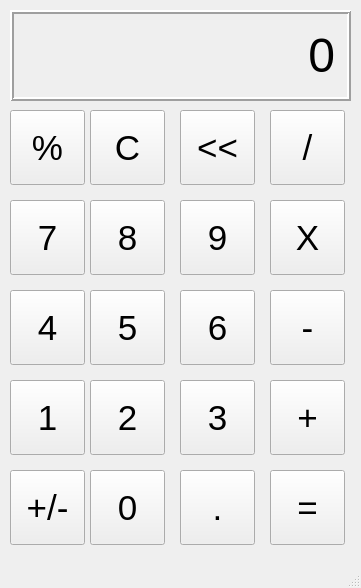
<?xml version="1.0" encoding="UTF-8"?>
<ui version="4.0">
 <class>MainWindow</class>
 <widget class="QMainWindow" name="MainWindow">
  <property name="geometry">
   <rect>
    <x>0</x>
    <y>0</y>
    <width>361</width>
    <height>588</height>
   </rect>
  </property>
  <property name="windowTitle">
   <string>Calculator</string>
  </property>
  <widget class="QWidget" name="centralwidget">
   <widget class="QLabel" name="OutputLabel">
    <property name="geometry">
     <rect>
      <x>10</x>
      <y>10</y>
      <width>341</width>
      <height>91</height>
     </rect>
    </property>
    <property name="font">
     <font>
      <pointsize>36</pointsize>
     </font>
    </property>
    <property name="frameShape">
     <enum>QFrame::Box</enum>
    </property>
    <property name="frameShadow">
     <enum>QFrame::Raised</enum>
    </property>
    <property name="lineWidth">
     <number>2</number>
    </property>
    <property name="text">
     <string>0</string>
    </property>
    <property name="alignment">
     <set>Qt::AlignRight|Qt::AlignTrailing|Qt::AlignVCenter</set>
    </property>
    <property name="margin">
     <number>10</number>
    </property>
   </widget>
   <widget class="QPushButton" name="percentButton">
    <property name="geometry">
     <rect>
      <x>10</x>
      <y>110</y>
      <width>75</width>
      <height>75</height>
     </rect>
    </property>
    <property name="font">
     <font>
      <pointsize>26</pointsize>
     </font>
    </property>
    <property name="text">
     <string>%</string>
    </property>
   </widget>
   <widget class="QPushButton" name="cButton">
    <property name="geometry">
     <rect>
      <x>90</x>
      <y>110</y>
      <width>75</width>
      <height>75</height>
     </rect>
    </property>
    <property name="font">
     <font>
      <pointsize>26</pointsize>
     </font>
    </property>
    <property name="text">
     <string>C</string>
    </property>
   </widget>
   <widget class="QPushButton" name="aerrowButton">
    <property name="geometry">
     <rect>
      <x>180</x>
      <y>110</y>
      <width>75</width>
      <height>75</height>
     </rect>
    </property>
    <property name="font">
     <font>
      <pointsize>26</pointsize>
     </font>
    </property>
    <property name="text">
     <string>&lt;&lt;</string>
    </property>
   </widget>
   <widget class="QPushButton" name="devideButton">
    <property name="geometry">
     <rect>
      <x>270</x>
      <y>110</y>
      <width>75</width>
      <height>75</height>
     </rect>
    </property>
    <property name="font">
     <font>
      <pointsize>26</pointsize>
     </font>
    </property>
    <property name="text">
     <string>/</string>
    </property>
   </widget>
   <widget class="QPushButton" name="eightButton">
    <property name="geometry">
     <rect>
      <x>90</x>
      <y>200</y>
      <width>75</width>
      <height>75</height>
     </rect>
    </property>
    <property name="font">
     <font>
      <pointsize>26</pointsize>
     </font>
    </property>
    <property name="text">
     <string>8</string>
    </property>
   </widget>
   <widget class="QPushButton" name="sevenButton">
    <property name="geometry">
     <rect>
      <x>10</x>
      <y>200</y>
      <width>75</width>
      <height>75</height>
     </rect>
    </property>
    <property name="font">
     <font>
      <pointsize>26</pointsize>
     </font>
    </property>
    <property name="text">
     <string>7</string>
    </property>
   </widget>
   <widget class="QPushButton" name="multiplyButton">
    <property name="geometry">
     <rect>
      <x>270</x>
      <y>200</y>
      <width>75</width>
      <height>75</height>
     </rect>
    </property>
    <property name="font">
     <font>
      <pointsize>26</pointsize>
     </font>
    </property>
    <property name="text">
     <string>X</string>
    </property>
   </widget>
   <widget class="QPushButton" name="nineButton">
    <property name="geometry">
     <rect>
      <x>180</x>
      <y>200</y>
      <width>75</width>
      <height>75</height>
     </rect>
    </property>
    <property name="font">
     <font>
      <pointsize>26</pointsize>
     </font>
    </property>
    <property name="text">
     <string>9</string>
    </property>
   </widget>
   <widget class="QPushButton" name="fiveButton">
    <property name="geometry">
     <rect>
      <x>90</x>
      <y>290</y>
      <width>75</width>
      <height>75</height>
     </rect>
    </property>
    <property name="font">
     <font>
      <pointsize>26</pointsize>
     </font>
    </property>
    <property name="text">
     <string>5</string>
    </property>
   </widget>
   <widget class="QPushButton" name="fourButton">
    <property name="geometry">
     <rect>
      <x>10</x>
      <y>290</y>
      <width>75</width>
      <height>75</height>
     </rect>
    </property>
    <property name="font">
     <font>
      <pointsize>26</pointsize>
     </font>
    </property>
    <property name="text">
     <string>4</string>
    </property>
   </widget>
   <widget class="QPushButton" name="minusButton">
    <property name="geometry">
     <rect>
      <x>270</x>
      <y>290</y>
      <width>75</width>
      <height>75</height>
     </rect>
    </property>
    <property name="font">
     <font>
      <pointsize>26</pointsize>
     </font>
    </property>
    <property name="text">
     <string>-</string>
    </property>
   </widget>
   <widget class="QPushButton" name="sixButton">
    <property name="geometry">
     <rect>
      <x>180</x>
      <y>290</y>
      <width>75</width>
      <height>75</height>
     </rect>
    </property>
    <property name="font">
     <font>
      <pointsize>26</pointsize>
     </font>
    </property>
    <property name="text">
     <string>6</string>
    </property>
   </widget>
   <widget class="QPushButton" name="twoButton">
    <property name="geometry">
     <rect>
      <x>90</x>
      <y>380</y>
      <width>75</width>
      <height>75</height>
     </rect>
    </property>
    <property name="font">
     <font>
      <pointsize>26</pointsize>
     </font>
    </property>
    <property name="text">
     <string>2</string>
    </property>
   </widget>
   <widget class="QPushButton" name="oneButton">
    <property name="geometry">
     <rect>
      <x>10</x>
      <y>380</y>
      <width>75</width>
      <height>75</height>
     </rect>
    </property>
    <property name="font">
     <font>
      <pointsize>26</pointsize>
     </font>
    </property>
    <property name="text">
     <string>1</string>
    </property>
   </widget>
   <widget class="QPushButton" name="addButton">
    <property name="geometry">
     <rect>
      <x>270</x>
      <y>380</y>
      <width>75</width>
      <height>75</height>
     </rect>
    </property>
    <property name="font">
     <font>
      <pointsize>26</pointsize>
     </font>
    </property>
    <property name="text">
     <string>+</string>
    </property>
   </widget>
   <widget class="QPushButton" name="threeButton">
    <property name="geometry">
     <rect>
      <x>180</x>
      <y>380</y>
      <width>75</width>
      <height>75</height>
     </rect>
    </property>
    <property name="font">
     <font>
      <pointsize>26</pointsize>
     </font>
    </property>
    <property name="text">
     <string>3</string>
    </property>
   </widget>
   <widget class="QPushButton" name="zeroButton">
    <property name="geometry">
     <rect>
      <x>90</x>
      <y>470</y>
      <width>75</width>
      <height>75</height>
     </rect>
    </property>
    <property name="font">
     <font>
      <pointsize>26</pointsize>
     </font>
    </property>
    <property name="text">
     <string>0</string>
    </property>
   </widget>
   <widget class="QPushButton" name="plusminusButton">
    <property name="geometry">
     <rect>
      <x>10</x>
      <y>470</y>
      <width>75</width>
      <height>75</height>
     </rect>
    </property>
    <property name="font">
     <font>
      <pointsize>26</pointsize>
     </font>
    </property>
    <property name="text">
     <string>+/-</string>
    </property>
   </widget>
   <widget class="QPushButton" name="equalButton">
    <property name="geometry">
     <rect>
      <x>270</x>
      <y>470</y>
      <width>75</width>
      <height>75</height>
     </rect>
    </property>
    <property name="font">
     <font>
      <pointsize>26</pointsize>
     </font>
    </property>
    <property name="text">
     <string>=</string>
    </property>
   </widget>
   <widget class="QPushButton" name="desimalButton">
    <property name="geometry">
     <rect>
      <x>180</x>
      <y>470</y>
      <width>75</width>
      <height>75</height>
     </rect>
    </property>
    <property name="font">
     <font>
      <pointsize>26</pointsize>
     </font>
    </property>
    <property name="text">
     <string>.</string>
    </property>
   </widget>
  </widget>
  <widget class="QStatusBar" name="statusbar"/>
 </widget>
 <resources/>
 <connections/>
</ui>
